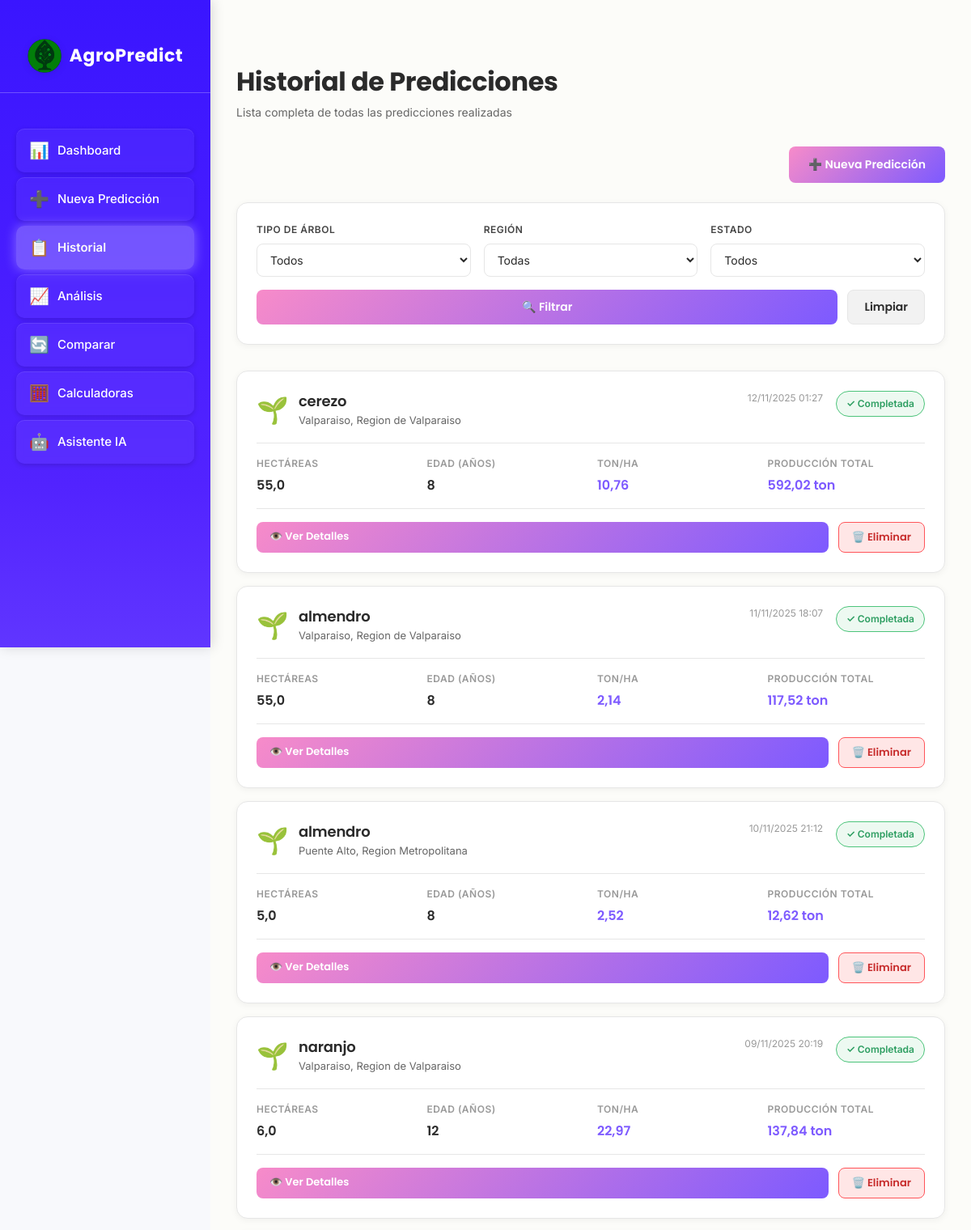
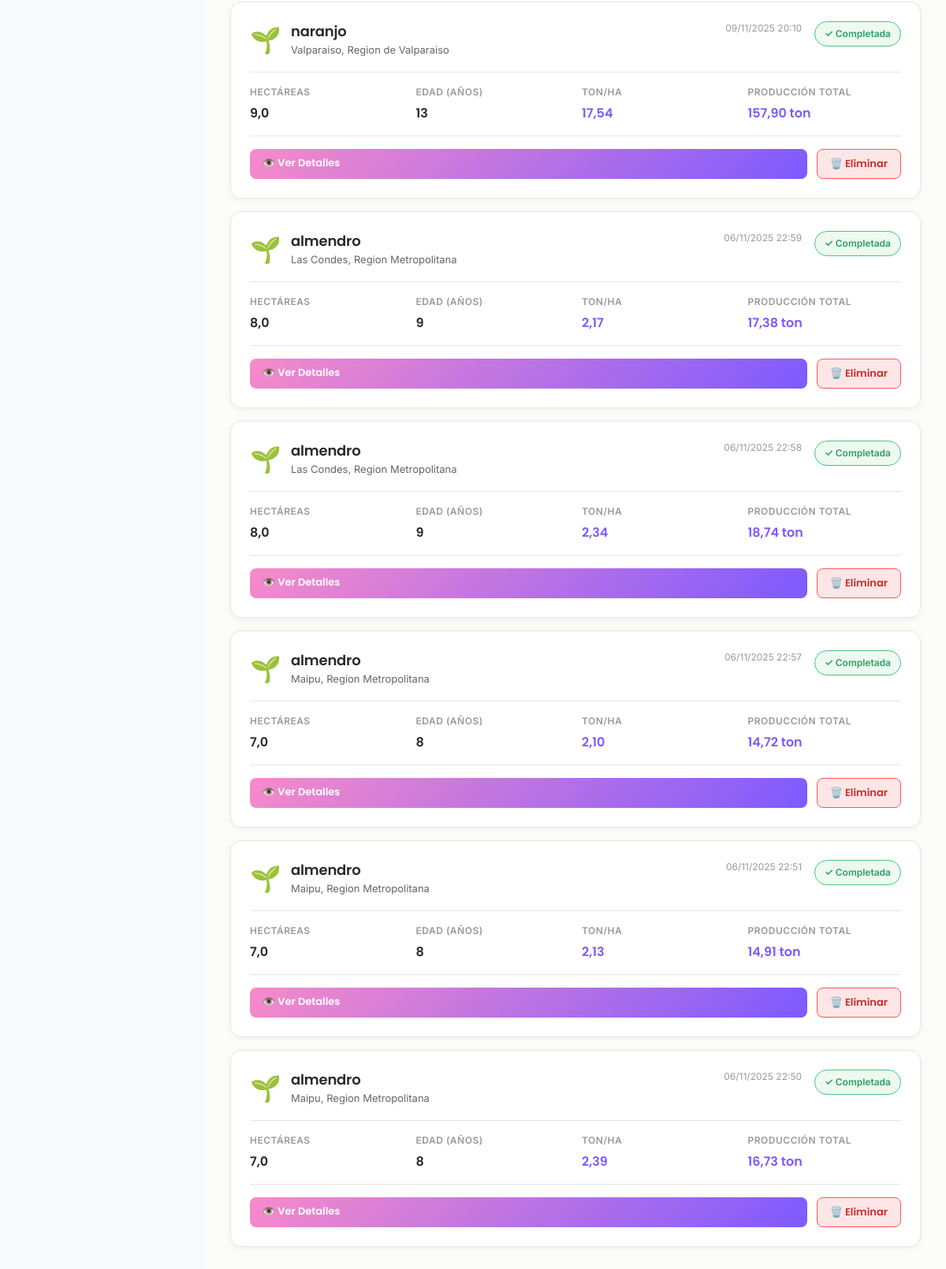
Screenshot of /predicciones/ with the database file from the repository (2 pictures, top to bottom).
### predicciones/models.py (models this page shows, shortened)
class Prediccion(models.Model):
    ESTADO_CHOICES = [
        ('pendiente', 'Pendiente'),
        ('procesando', 'Procesando'),
        ('completada', 'Completada'),
        ('error', 'Error'),
    ]
    usuario = models.ForeignKey(User, on_delete=models.CASCADE, related_name='predicciones')
    tipo_arbol = models.ForeignKey(TipoArbol, on_delete=models.CASCADE)
    comuna = models.ForeignKey(Comuna, on_delete=models.CASCADE)
    hectareas = models.FloatField(validators=[MinValueValidator(0.1)])
    edad_arboles = models.IntegerField(validators=[MinValueValidator(1), MaxValueValidator(100)])
    densidad_plantacion = models.IntegerField(
        help_text="Número de árboles por hectárea",
        validators=[MinValueValidator(50), MaxValueValidator(2000)]
    )
    tipo_riego = models.CharField(max_length=20, choices=[
        ('goteo', 'Goteo'),
        ('aspersion', 'Aspersión'),
        ('gravedad', 'Gravedad'),
        ('micro_aspersion', 'Microaspersión'),
    ])
    tipo_suelo = models.CharField(max_length=20, choices=[
        ('arcilloso', 'Arcilloso'),
        ('arenoso', 'Arenoso'),
        ('franco', 'Franco'),
        ('limoso', 'Limoso'),
    ])
    fertilizacion = models.CharField(max_length=20, choices=[
        ('organica', 'Orgánica'),
        ('quimica', 'Química'),
        ('mixta', 'Mixta'),
        ('ninguna', 'Ninguna'),
    ])
    produccion_total = models.FloatField(null=True, blank=True, help_text="Toneladas totales")
    produccion_por_hectarea = models.FloatField(null=True, blank=True, help_text="Toneladas por hectárea")
    confiabilidad = models.IntegerField(
        null=True, blank=True,
        validators=[MinValueValidator(0), MaxValueValidator(100)],
        help_text="Porcentaje de confiabilidad"
    )
    inversion_estimada = models.FloatField(null=True, blank=True, help_text="Inversión total estimada en CLP")
    ingresos_proyectados_5anos = models.FloatField(null=True, blank=True, help_text="Ingresos proyectados a 5 años")
    roi_proyectado = models.FloatField(null=True, blank=True, help_text="ROI proyectado a 5 años (%)")
    consumo_agua_total = models.FloatField(null=True, blank=True, help_text="Consumo total de agua en m³")
    consumo_agua_por_hectarea = models.FloatField(null=True, blank=True, help_text="Consumo de agua por hectárea en m³")
    estado = models.CharField(max_length=20, choices=ESTADO_CHOICES, default='pendiente')
    fecha_creacion = models.DateTimeField(auto_now_add=True)
    fecha_actualizacion = models.DateTimeField(auto_now=True)
    class Meta:
        verbose_name = "Predicción"
        verbose_name_plural = "Predicciones"
        ordering = ['-fecha_creacion']

class TipoArbol(models.Model):
    TIPO_CHOICES = [
        ('palto', 'Palto'),
        ('naranjo', 'Naranjo'),
        ('limonero', 'Limonero'),
        ('manzano', 'Manzano'),
        ('cerezo', 'Cerezo'),
        ('nogal', 'Nogal'),
        ('almendro', 'Almendro'),
        ('olivo', 'Olivo'),
        ('durazno', 'Durazno'),
        ('peral', 'Peral'),
    ]
    tipo = models.CharField(max_length=20, choices=TIPO_CHOICES, unique=True)
    nombre_cientifico = models.CharField(max_length=100, blank=True)
    rendimiento_base = models.FloatField(help_text="Toneladas por hectárea promedio")
    precio_promedio_ton = models.FloatField(
        default=0,
        help_text="Precio promedio por tonelada en CLP"
    )
    costo_plantacion_hectarea = models.FloatField(
        default=0,
        help_text="Costo de plantación por hectárea en CLP"
    )
    costo_mantenimiento_anual = models.FloatField(
        default=0,
        help_text="Costo de mantenimiento anual por hectárea en CLP"
    )
    consumo_agua_m3_ton = models.FloatField(
        default=0,
        help_text="Metros cúbicos de agua por tonelada producida"
    )
    class Meta:
        verbose_name = "Tipo de Árbol"
        verbose_name_plural = "Tipos de Árboles"

class Comuna(models.Model):
    nombre = models.CharField(max_length=100)
    region = models.ForeignKey(Region, on_delete=models.CASCADE, related_name='comunas')
    codigo = models.CharField(max_length=10, unique=True)
    latitud = models.FloatField(null=True, blank=True)  # NUEVO
    longitud = models.FloatField(null=True, blank=True)  # NUEVO
    class Meta:
        verbose_name = "Comuna"
        verbose_name_plural = "Comunas"

class Region(models.Model):
    nombre = models.CharField(max_length=100)
    codigo = models.CharField(max_length=10, unique=True)
    latitud = models.FloatField(null=True, blank=True)  # NUEVO
    longitud = models.FloatField(null=True, blank=True)  # NUEVO
    class Meta:
        verbose_name = "Región"
        verbose_name_plural = "Regiones"

### predicciones/views.py (the view)
# urls.py: path('predicciones/', views.lista_predicciones, name='lista_predicciones'),
def lista_predicciones(request):
    predicciones_list = Prediccion.objects.select_related(
        'tipo_arbol', 'comuna__region'
    ).order_by('-fecha_creacion')
    tipo_arbol = request.GET.get('tipo_arbol')
    estado = request.GET.get('estado')
    region = request.GET.get('region')
    if tipo_arbol:
        predicciones_list = predicciones_list.filter(tipo_arbol__pk=tipo_arbol)
    if estado:
        predicciones_list = predicciones_list.filter(estado=estado)
    if region:
        predicciones_list = predicciones_list.filter(comuna__region__pk=region)
    paginator = Paginator(predicciones_list, 10)
    page_number = request.GET.get('page')
    predicciones = paginator.get_page(page_number)
    context = {
        'predicciones': predicciones,
        'tipos_arboles': TipoArbol.objects.all(),
        'regiones': Region.objects.all(),
        'estados': Prediccion.ESTADO_CHOICES,
        'filtros': {'tipo_arbol': tipo_arbol, 'estado': estado, 'region': region}
    }
    return render(request, 'predicciones/prediccion_lista.html', context)

### templates/predicciones/prediccion_lista.html (shortened to what this page needs)
{% extends 'base.html' %}
{% load static %}
{% block content %}
<header class="page-header animate-fade-up delay-1">
    <h2>Historial de Predicciones</h2>
    <p class="subtitle">Lista completa de todas las predicciones realizadas</p>
</header>
<div class="header-acciones animate-fade-up delay-2">
    <a href="{% url 'nueva_prediccion' %}" class="btn-nueva-prediccion">➕ Nueva Predicción</a>
</div>
<div class="filters-section animate-fade-up delay-3">
    <form method="get" class="filters-form">
        <div class="filters-row">
            <div class="filter-group">
                <label class="filter-label">Tipo de Árbol</label>
                <select name="tipo_arbol" class="filter-control">
                    <option value="">Todos</option>
                </select>
            </div>
            <div class="filter-group">
                <label class="filter-label">Región</label>
                <select name="region" class="filter-control">
                    <option value="">Todas</option>
                </select>
            </div>
            <div class="filter-group">
                <label class="filter-label">Estado</label>
                <select name="estado" class="filter-control">
                    <option value="">Todos</option>
                </select>
            </div>
        </div>
        <div class="filter-buttons">
            <button type="submit" class="btn-filter btn-filtrar">🔍 Filtrar</button>
            <a href="{% url 'lista_predicciones' %}" class="btn-filter btn-limpiar">Limpiar</a>
        </div>
    </form>
</div>
{% if predicciones %}
    <div class="predicciones-list">
        {% for prediccion in predicciones %}
            <div class="prediccion-card animate-fade-up delay-{{ forloop.counter|add:3 }}">
                <div class="prediccion-header">
                    <div class="prediccion-titulo">
                        <div class="prediccion-icono">🌱</div>
                        <div class="prediccion-info">
                            <h3>{{ prediccion.tipo_arbol.tipo }}</h3>
                            <p>{{ prediccion.comuna.nombre }}, {{ prediccion.comuna.region.nombre }}</p>
                        </div>
                    </div>
                    <div class="prediccion-fecha">
                        <p>{{ prediccion.fecha_creacion|date:"d/m/Y H:i" }}</p>
                    </div>
                    <div>
                        <span class="prediccion-estado {% if prediccion.estado == 'pendiente' %}pendiente{% elif prediccion.estado == 'error' %}error{% endif %}">
                            {% if prediccion.estado == "completada" %}✓ Completada{% elif prediccion.estado == "pendiente" %}⏳ Pendiente{% else %}✗ Error{% endif %}
                        </span>
                    </div>
                </div>
                {% if prediccion.estado == "completada" %}
                    <div class="prediccion-detalles">
                        <div class="detalle-item">
                            <span class="detalle-label">Hectáreas</span>
                            <span class="detalle-valor">{{ prediccion.hectareas|floatformat:1 }}</span>
                        </div>
                        <div class="detalle-item">
                            <span class="detalle-label">Edad (años)</span>
                            <span class="detalle-valor">{{ prediccion.edad_arboles }}</span>
                        </div>
                        <div class="detalle-item">
                            <span class="detalle-label">Ton/Ha</span>
                            <span class="detalle-valor highlight">{{ prediccion.produccion_por_hectarea|floatformat:2 }}</span>
                        </div>
                        <div class="detalle-item">
                            <span class="detalle-label">Producción Total</span>
                            <span class="detalle-valor highlight">{{ prediccion.produccion_total|floatformat:2 }} ton</span>
                        </div>
                    </div>
                {% endif %}
                <div class="prediccion-acciones">
                    <a href="{% url 'prediccion_detalle' prediccion.pk %}" class="btn-accion btn-ver">👁️ Ver Detalles</a>
                    <form method="POST" action="{% url 'eliminar_prediccion' prediccion.pk %}" style="margin: 0;">
                        <button type="submit" class="btn-accion btn-eliminar" onclick="return confirm('¿Eliminar esta predicción?');">🗑️ Eliminar</button>
                    </form>
                </div>
            </div>
        {% endfor %}
    </div>
{% endif %}
{% endblock %}

### templates/base.html (shortened to what this page needs)
{% load static %}
<!DOCTYPE html>
<html lang="es" data-color-scheme="light">
<head>
    <link rel="stylesheet" href="{% static 'css/style.css' %}">
    <link rel="stylesheet" href="{% static 'css/animations.css' %}">
</head>
<body>
    <aside class="sidebar">
        <div class="sidebar-header">
            <a href="{% url 'dashboard' %}" class="logo-container">
                <img src="{% static 'images/logo-agropredict.png' %}" alt="Logo AgroPredict" class="logo-img">
                <h1 class="logo-text">AgroPredict</h1>
            </a>
        </div>
        <nav class="sidebar-nav">
            <a href="{% url 'dashboard' %}" class="nav-item {% if request.resolver_match.url_name == 'dashboard' %}active{% endif %}">
                <span class="icon">📊</span>
                <span>Dashboard</span>
            </a>
            <a href="{% url 'nueva_prediccion' %}" class="nav-item {% if request.resolver_match.url_name == 'nueva_prediccion' %}active{% endif %}">
                <span class="icon">➕</span>
                <span>Nueva Predicción</span>
            </a>
            <a href="{% url 'lista_predicciones' %}" class="nav-item {% if request.resolver_match.url_name == 'lista_predicciones' %}active{% endif %}">
                <span class="icon">📋</span>
                <span>Historial</span>
            </a>
            <a href="{% url 'analisis_prediccion' %}" class="nav-item {% if request.resolver_match.url_name == 'analisis_prediccion' %}active{% endif %}">
                <span class="icon">📈</span>
                <span>Análisis</span>
            </a>
            <a href="{% url 'comparacion_predicciones' %}" class="nav-item {% if request.resolver_match.url_name == 'comparacion_predicciones' %}active{% endif %}">
                <span class="icon">🔄</span>
                <span>Comparar</span>
            </a>
            <a href="{% url 'calculadoras_agricolas' %}" class="nav-item {% if 'calculadora' in request.resolver_match.url_name %}active{% endif %}">
                <span class="icon">🧮</span>
                <span>Calculadoras</span>
            </a>
            <a href="{% url 'ia_chat_page' %}" class="nav-item {% if request.resolver_match.url_name == 'ia_chat_page' %}active{% endif %}">
                <span class="icon">🤖</span>
                <span>Asistente IA</span>
            </a>
        </nav>
    </aside>
    <main class="main-content">
        {% block content %}{% endblock %}
    </main>
</body>
</html>

### templates/base.html (style rules this page uses)
.sidebar { width: 260px; height: 100vh; background: linear-gradient(180deg, #3a15ff, #5223ff, #7d5aff, #f78bc9, #7d5aff); background-size: 300% 300%; animation: sidebarGradientShift 8s ease-in-out infinite; color: #fff; display: flex; flex-direction: column; position: fixed; left: 0; top: 0; box-shadow: 2px 0 15px rgba(0, 0, 0, 0.15); z-index: 10; }
.sidebar-header { padding: 24px; display: flex; align-items: center; justify-content: center; border-bottom: 1px solid rgba(255, 255, 255, 0.25); }
.logo-container { display: flex; align-items: center; gap: 10px; text-decoration: none; cursor: pointer; transition: transform 0.2s ease; }
.logo-img { width: 42px; height: 42px; }
.logo-text { font-family: 'Poppins', sans-serif; font-weight: 700; font-size: 22px; color: #fff; letter-spacing: 0.5px; }
.sidebar-nav { display: flex; flex-direction: column; padding: 20px; flex-grow: 1; gap: 6px; }
.nav-item { display: flex; align-items: center; gap: 10px; color: #fff; text-decoration: none; font-family: 'Inter', sans-serif; font-size: 15px; font-weight: 500; padding: 12px 16px; border-radius: 10px; background: rgba(255, 255, 255, 0.05); box-shadow: inset 0 1px 0 rgba(255, 255, 255, 0.1), 0 2px 6px rgba(0, 0, 0, 0.15); backdrop-filter: blur(4px); transition: all 0.35s ease; }
.nav-item.active { background: rgba(255, 255, 255, 0.25); box-shadow: 0 0 15px rgba(255, 255, 255, 0.35); font-weight: 600; }
.icon { font-size: 18px; }
.main-content { margin-left: 260px; padding: 32px; background: var(--color-background, #fff); min-height: 100vh; transition: background 0.5s ease; }
body.with-demo-banner .main-content { transition: margin-top 0.8s ease; margin-top: 50px; }

### rows the page displays
Prediccion: tipo_arbol.tipo "cerezo", comuna.nombre "Valparaiso", comuna.region.nombre "Region de Valparaiso", fecha_creacion "12/11/2025 01:27", estado "✓ Completada", hectareas "55,0", edad_arboles "8", produccion_por_hectarea "10,76", produccion_total "592,02"
Prediccion: tipo_arbol.tipo "almendro", comuna.nombre "Valparaiso", comuna.region.nombre "Region de Valparaiso", fecha_creacion "11/11/2025 18:07", estado "✓ Completada", hectareas "55,0", edad_arboles "8", produccion_por_hectarea "2,14", produccion_total "117,52"
Prediccion: tipo_arbol.tipo "almendro", comuna.nombre "Puente Alto", comuna.region.nombre "Region Metropolitana", fecha_creacion "10/11/2025 21:12", estado "✓ Completada", hectareas "5,0", edad_arboles "8", produccion_por_hectarea "2,52", produccion_total "12,62"
Prediccion: tipo_arbol.tipo "naranjo", comuna.nombre "Valparaiso", comuna.region.nombre "Region de Valparaiso", fecha_creacion "09/11/2025 20:19", estado "✓ Completada", hectareas "6,0", edad_arboles "12", produccion_por_hectarea "22,97", produccion_total "137,84"
Prediccion: tipo_arbol.tipo "naranjo", comuna.nombre "Valparaiso", comuna.region.nombre "Region de Valparaiso", fecha_creacion "09/11/2025 20:10", estado "✓ Completada", hectareas "9,0", edad_arboles "13", produccion_por_hectarea "17,54", produccion_total "157,90"
Prediccion: tipo_arbol.tipo "almendro", comuna.nombre "Las Condes", comuna.region.nombre "Region Metropolitana", fecha_creacion "06/11/2025 22:59", estado "✓ Completada", hectareas "8,0", edad_arboles "9", produccion_por_hectarea "2,17", produccion_total "17,38"
Prediccion: tipo_arbol.tipo "almendro", comuna.nombre "Las Condes", comuna.region.nombre "Region Metropolitana", fecha_creacion "06/11/2025 22:58", estado "✓ Completada", hectareas "8,0", edad_arboles "9", produccion_por_hectarea "2,34", produccion_total "18,74"
Prediccion: tipo_arbol.tipo "almendro", comuna.nombre "Maipu", comuna.region.nombre "Region Metropolitana", fecha_creacion "06/11/2025 22:57", estado "✓ Completada", hectareas "7,0", edad_arboles "8", produccion_por_hectarea "2,10", produccion_total "14,72"
Prediccion: tipo_arbol.tipo "almendro", comuna.nombre "Maipu", comuna.region.nombre "Region Metropolitana", fecha_creacion "06/11/2025 22:51", estado "✓ Completada", hectareas "7,0", edad_arboles "8", produccion_por_hectarea "2,13", produccion_total "14,91"
Prediccion: tipo_arbol.tipo "almendro", comuna.nombre "Maipu", comuna.region.nombre "Region Metropolitana", fecha_creacion "06/11/2025 22:50", estado "✓ Completada", hectareas "7,0", edad_arboles "8", produccion_por_hectarea "2,39", produccion_total "16,73"
